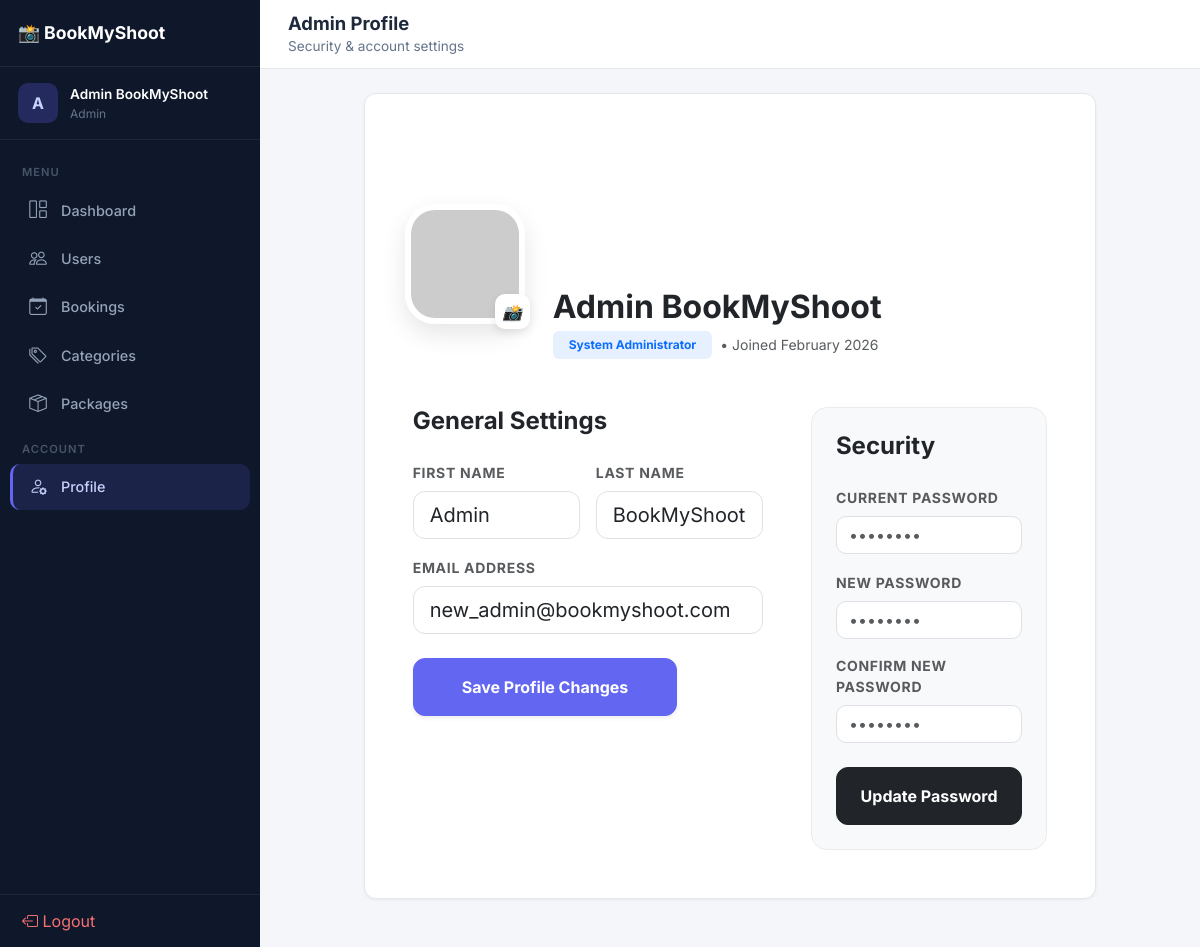
Page /admin/profile (signed in) on the committed database.
### backend/models.py (models this page shows, shortened)
class User(db.Model, UserMixin):
    __tablename__ = 'users'
    id = db.Column(db.Integer, primary_key=True)
    first_name = db.Column(db.String(100), nullable=False)
    last_name = db.Column(db.String(100), nullable=False)
    email = db.Column(db.String(120), unique=True, nullable=False, index=True)
    phone = db.Column(db.String(20), nullable=True)
    user_type = db.Column(db.String(20), nullable=False, default='customer')
    password_hash = db.Column(db.String(255), nullable=False)
    profile_image = db.Column(db.String(255), nullable=True)
    is_active = db.Column(db.Boolean, default=True)
    created_at = db.Column(db.DateTime, default=datetime.utcnow)
    updated_at = db.Column(db.DateTime, default=datetime.utcnow, onupdate=datetime.utcnow)
    bookings = db.relationship('Booking', backref='customer', lazy=True, foreign_keys='Booking.customer_id',
                               cascade='all, delete-orphan')
    notifications = db.relationship('Notification', backref='user', lazy=True, cascade='all, delete-orphan')
    activities = db.relationship('ActivityLog', backref='user', lazy=True, cascade='all, delete-orphan')

### backend/admin/routes.py (the view, shortened to what this page needs)
@admin_bp.route('/profile', methods=['GET', 'POST'])
@admin_required
def profile():
    profile_form = AdminProfileForm(obj=current_user)
    password_form = ChangePasswordForm()
    return render_template('admin/profile.html', profile_form=profile_form, password_form=password_form)

### backend/admin/forms.py
class AdminProfileForm(FlaskForm):
    first_name = StringField('First Name', validators=[DataRequired()])
    last_name = StringField('Last Name', validators=[DataRequired()])
    email = StringField('Email', validators=[DataRequired(), Email()])
    profile_image = FileField('Update Profile Image', validators=[FileAllowed(['jpg', 'png', 'jpeg'])])
    submit = SubmitField('Update Profile')

class ChangePasswordForm(FlaskForm):
    old_password = PasswordField('Old Password', validators=[DataRequired()])
    new_password = PasswordField('New Password', validators=[DataRequired(), Length(min=6)])
    confirm_password = PasswordField('Confirm Password', validators=[DataRequired(), EqualTo('new_password')])
    submit = SubmitField('Change Password')

### backend/admin/routes.py (called while the page is built)
def admin_required(f):
    @wraps(f)
    def decorated_function(*args, **kwargs):
        if not current_user.is_authenticated or current_user.user_type != 'admin':
            flash('Admin access required.', 'error')
            return redirect(url_for('login'))
        return f(*args, **kwargs)
    return decorated_function

### backend/app.py (called while the page is built)
@app.before_request
def enforce_csrf_for_non_api_routes():
    if request.path.startswith('/api/'):
        return
    if request.method in ('POST', 'PUT', 'PATCH', 'DELETE'):
        csrf.protect()

@login_manager.user_loader
def load_user(user_id):
    return User.query.get(int(user_id))

### backend/admin/templates/admin/profile.html (shortened to what this page needs)
{% extends "base.html" %}
{% block content %}
<div class="topbar">
    <div>
        <h1>Admin Profile</h1>
        <div class="breadcrumb">Security & account settings</div>
    </div>
</div>
<div class="page-content fade-in">
<div class="row justify-content-center">
    <div class="col-lg-10">
        <div class="card overflow-hidden mb-4">
            <div class="profile-header-gradient">
                <div class="profile-avatar-wrapper">
                    <img id="avatarPreview"
                        src="{{ url_for('uploaded_profile_file', filename=current_user.profile_image.split('/')[-1]) if current_user.profile_image else 'https://via.placeholder.com/120' }}"
                        class="profile-avatar" alt="Admin Profile">
                    <button type="button" class="upload-btn-overlay"
                        onclick="document.getElementById('profile_image').click();">
                        <i class="fs-6">📸</i>
                    </button>
                </div>
            </div>
            <div class="p-5 pt-4">
                <div style="margin-left: 140px; margin-top: -10px;" class="mb-5">
                    <h2 class="fw-bold mb-1">{{ current_user.first_name }} {{ current_user.last_name }}</h2>
                    <div class="d-flex align-items-center gap-2">
                        <span class="badge bg-primary bg-opacity-10 text-primary px-3 py-2">System Administrator</span>
                        <span class="text-muted small">• Joined {{ current_user.created_at.strftime('%B %Y') }}</span>
                    </div>
                </div>
                <div class="row g-5">
                    <div class="col-md-7">
                        <h4 class="fw-bold mb-4">General Settings</h4>
                        <form action="{{ url_for('admin.profile') }}" method="POST" enctype="multipart/form-data">
                            <div class="row g-3">
                                <div class="col-md-6">
                                    <label class="form-label fw-bold small text-muted text-uppercase"
                                        style="letter-spacing: 0.05em;">First Name</label>
                                    {{ profile_form.first_name(class="form-control form-control-lg",
                                    style="border-radius: 12px;") }}
                                </div>
                                <div class="col-md-6">
                                    <label class="form-label fw-bold small text-muted text-uppercase"
                                        style="letter-spacing: 0.05em;">Last Name</label>
                                    {{ profile_form.last_name(class="form-control form-control-lg",
                                    style="border-radius: 12px;") }}
                                </div>
                                <div class="col-12">
                                    <label class="form-label fw-bold small text-muted text-uppercase"
                                        style="letter-spacing: 0.05em;">Email Address</label>
                                    {{ profile_form.email(class="form-control form-control-lg", style="border-radius:
                                    12px;") }}
                                </div>
                                <div class="col-12 mt-4">
                                    <button type="submit" class="btn btn-primary px-5 py-3 fw-bold shadow-sm"
                                        style="border-radius: 12px;">Save Profile Changes</button>
                                </div>
                            </div>
                        </form>
                    </div>
                    <div class="col-md-5">
                        <div class="bg-light p-4 rounded-4 border border-light-subtle">
                            <h4 class="fw-bold mb-4">Security</h4>
                            <form action="{{ url_for('admin.change_password') }}" method="POST">
                                <div class="mb-3">
                                    <label class="form-label fw-bold small text-muted text-uppercase"
                                        style="letter-spacing: 0.05em;">Current Password</label>
                                    {{ password_form.old_password(class="form-control", style="border-radius: 10px;",
                                    placeholder="••••••••") }}
                                </div>
                                <div class="mb-3">
                                    <label class="form-label fw-bold small text-muted text-uppercase"
                                        style="letter-spacing: 0.05em;">New Password</label>
                                    {{ password_form.new_password(class="form-control", style="border-radius: 10px;",
                                    placeholder="••••••••") }}
                                </div>
                                <div class="mb-4">
                                    <label class="form-label fw-bold small text-muted text-uppercase"
                                        style="letter-spacing: 0.05em;">Confirm New Password</label>
                                    {{ password_form.confirm_password(class="form-control", style="border-radius:
                                    10px;", placeholder="••••••••") }}
                                </div>
                                <button type="submit" class="btn btn-dark w-100 py-3 fw-bold"
                                    style="border-radius: 12px;">Update Password</button>
                            </form>
                        </div>
                    </div>
                </div>
            </div>
        </div>
    </div>
</div>
</div>
{% endblock %}

### backend/templates/base.html (shortened to what this page needs)
<!DOCTYPE html>
<html lang="en">
<head>
    <link href="https://cdn.jsdelivr.net/npm/bootstrap@5.3.0/dist/css/bootstrap.min.css" rel="stylesheet">
    <link rel="stylesheet" href="https://cdn.jsdelivr.net/npm/bootstrap-icons@1.11.0/font/bootstrap-icons.css">
    <link rel="stylesheet" href="https://cdnjs.cloudflare.com/ajax/libs/animate.css/4.1.1/animate.min.css" />
</head>
<body>
    {% if not hide_sidebar and current_user.is_authenticated %}
    <aside class="sidebar" id="sidebar">
        <div class="sidebar-brand">📸 BookMyShoot</div>
        <div class="sidebar-user">
            <div class="avatar">{{ current_user.first_name[0]|upper }}</div>
            <div class="info">
                <div class="name">{{ current_user.first_name }} {{ current_user.last_name }}</div>
                <div class="role">{{ current_user.user_type }}</div>
            </div>
        </div>
        <nav class="sidebar-nav">
            <div class="nav-section">Menu</div>
            {% if current_user.user_type == 'admin' %}
            <a href="{{ url_for('admin.dashboard') }}" class="{{ 'active' if request.endpoint == 'admin.dashboard' }}"><i class="bi bi-grid-1x2"></i> Dashboard</a>
            <a href="{{ url_for('admin.users') }}" class="{{ 'active' if request.endpoint == 'admin.users' }}"><i class="bi bi-people"></i> Users</a>
            <a href="{{ url_for('admin.bookings') }}" class="{{ 'active' if request.endpoint == 'admin.bookings' }}"><i class="bi bi-calendar-check"></i> Bookings</a>
            <a href="{{ url_for('admin.categories') }}" class="{{ 'active' if request.endpoint == 'admin.categories' }}"><i class="bi bi-tags"></i> Categories</a>
            <a href="{{ url_for('admin.packages') }}" class="{{ 'active' if request.endpoint == 'admin.packages' }}"><i class="bi bi-box-seam"></i> Packages</a>
            <div class="nav-section">Account</div>
            <a href="{{ url_for('admin.profile') }}" class="{{ 'active' if request.endpoint == 'admin.profile' }}"><i class="bi bi-person-gear"></i> Profile</a>
            {% endif %}
        </nav>
        <div class="sidebar-footer">
            <a href="{{ url_for('logout') }}" class="sidebar-nav a"><i class="bi bi-box-arrow-left"></i> Logout</a>
        </div>
    </aside>
    {% endif %}
    <main class="{% if not hide_sidebar and current_user.is_authenticated %}main-content{% else %}{% block main_class %}container py-5{% endblock %}{% endif %}">
        {% block content %}{% endblock %}
    </main>
</body>
</html>

### backend/templates/base.html (style rules this page uses)
:root { --bg: #f4f6f9; --sidebar-bg: #0f172a; --sidebar-active: rgba(99, 102, 241, 0.15); --sidebar-active-border: #6366f1; --card-bg: #ffffff; --card-border: #e5e7eb; --card-shadow: 0 1px 3px rgba(0,0,0,0.06); --text: #1e293b; --muted: #64748b; --primary: #6366f1; --primary-hover: #4f46e5; --success: #22c55e; --danger: #ef4444; --warning: #f59e0b; --info: #3b82f6; --sidebar-width: 260px; --radius: 12px; }
* { box-sizing: border-box; }
body { font-family: 'Inter', sans-serif; background: var(--bg); color: var(--text); margin: 0; min-height: 100vh; }
a { color: inherit; text-decoration: none; }
.sidebar { width: var(--sidebar-width); background: var(--sidebar-bg); color: #cbd5e1; position: fixed; top: 0; left: 0; bottom: 0; z-index: 1000; display: flex; flex-direction: column; transition: transform .3s ease; overflow-y: auto; }
.sidebar-brand { padding: 20px 18px; border-bottom: 1px solid rgba(255,255,255,0.08); font-weight: 700; font-size: 1.1rem; color: #fff; display: flex; align-items: center; gap: 10px; }
.sidebar-user { padding: 16px 18px; display: flex; align-items: center; gap: 12px; border-bottom: 1px solid rgba(255,255,255,0.06); }
.sidebar-user .avatar { width: 40px; height: 40px; border-radius: 10px; background: rgba(99,102,241,0.25); color: #c7d2fe; display: grid; place-items: center; font-weight: 700; font-size: 1rem; }
.sidebar-user .info { font-size: 0.85rem; }
.sidebar-user .info .name { color: #fff; font-weight: 600; }
.sidebar-user .info .role { color: var(--muted); text-transform: capitalize; font-size: 0.75rem; }
.sidebar-nav { padding: 12px 10px; flex: 1; }
.sidebar-nav .nav-section { font-size: 0.7rem; text-transform: uppercase; letter-spacing: 1px; color: #475569; padding: 12px 12px 6px; font-weight: 600; }
.sidebar-nav a { display: flex; align-items: center; gap: 12px; padding: 10px 14px; border-radius: 10px; color: #94a3b8; font-weight: 500; font-size: 0.9rem; margin-bottom: 2px; transition: all .2s ease; border-left: 3px solid transparent; }
.sidebar-nav a.active { color: #c7d2fe; background: var(--sidebar-active); border-left-color: var(--sidebar-active-border); }
.sidebar-nav a i { font-size: 1.1rem; width: 22px; text-align: center; }
.sidebar-footer { padding: 14px 12px; border-top: 1px solid rgba(255,255,255,0.06); }
.sidebar-footer a { color: #f87171; }
.main-content { margin-left: var(--sidebar-width); min-height: 100vh; transition: margin-left .3s ease; }
.topbar { background: var(--card-bg); border-bottom: 1px solid var(--card-border); padding: 12px 28px; display: flex; justify-content: space-between; align-items: center; position: sticky; top: 0; z-index: 30; }
.topbar h1 { margin: 0; font-size: 1.15rem; font-weight: 700; }
.topbar .breadcrumb { font-size: 0.85rem; color: var(--muted); margin: 2px 0 0; }
.card { background: var(--card-bg); border: 1px solid var(--card-border); border-radius: var(--radius); box-shadow: var(--card-shadow); }
.btn-primary { background: var(--primary); border-color: var(--primary); }
.page-content { padding: 24px 28px; }
.fade-in { animation: fadeIn .4s ease forwards; }

### backend/admin/templates/admin/profile.html (style rules this page uses)
.profile-header-gradient { height: 180px; background: linear-gradient(135deg, var(--primary) 0%, var(--secondary) 100%); border-radius: 24px 24px 0 0; position: relative; }
.profile-avatar-wrapper { position: absolute; bottom: -50px; left: 40px; z-index: 5; }
.profile-avatar { width: 120px; height: 120px; border-radius: 30px; border: 6px solid white; object-fit: cover; box-shadow: 0 10px 25px rgba(0, 0, 0, 0.1); }
.upload-btn-overlay { position: absolute; bottom: -5px; right: -5px; background: white; color: var(--primary); width: 35px; height: 35px; border-radius: 10px; display: flex; align-items: center; justify-content: center; cursor: pointer; box-shadow: 0 4px 10px rgba(0, 0, 0, 0.1); transition: all 0.2s; border: none; }

### rows in the picture
User: first_name "A", first_name "Admin", last_name "BookMyShoot", user_type "Admin", created_at "February 2026", email "new_admin@bookmyshoot.com"
